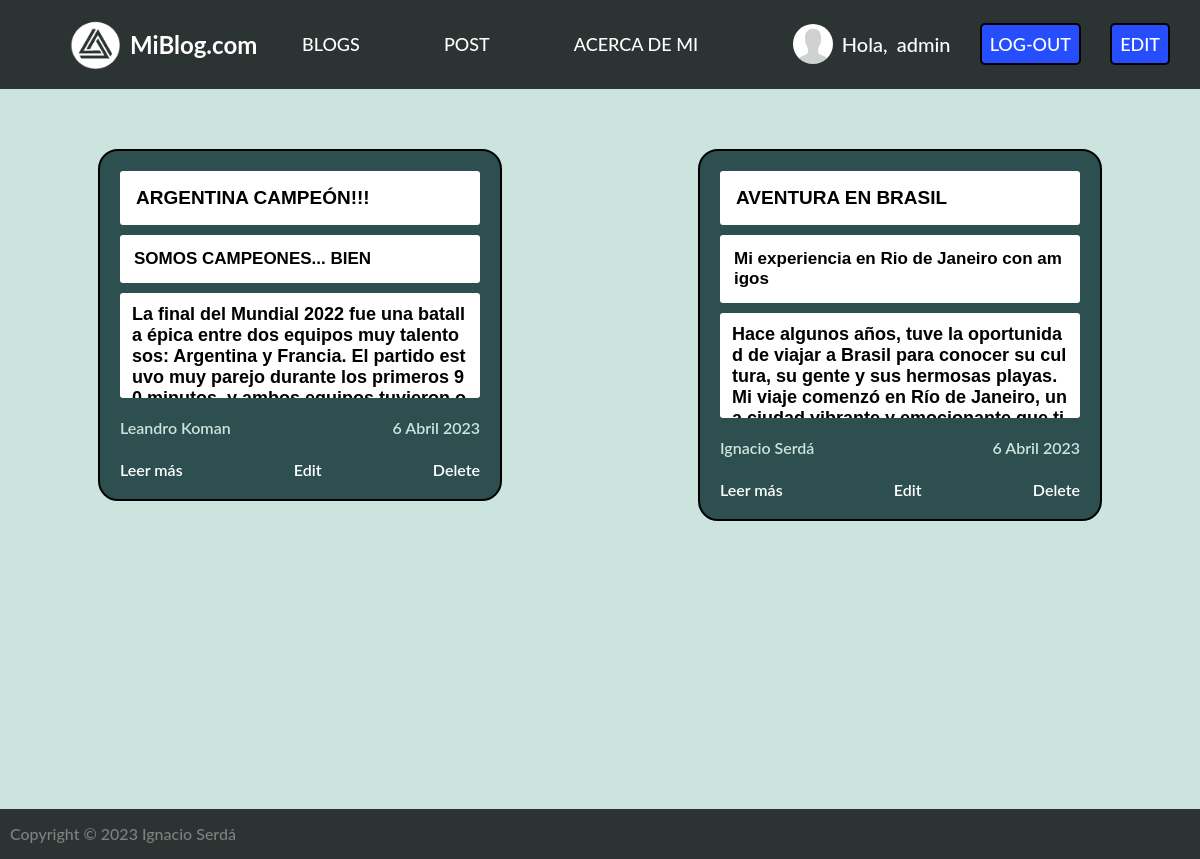
The app's page /pages/ (signed in) with its own data.
### app1/models.py (models this page shows, shortened)
class Blog(models.Model):
    titulo = models.CharField(max_length=100)
    subtitulo=models.CharField(max_length=300)
    cuerpo=models.TextField()
    autor=models.CharField(max_length=50)
    fecha=models.DateField(auto_now_add=True)
    imagen=models.ImageField(upload_to="blog_imgs", null=True, blank=True)

### app1/views.py (the view)
# urls.py: path('pages/', show_blogs, name="BLOGS"),
def show_blogs(request):
    info=Blog.objects.all()
    user = request.user
    nombre= user.first_name + " " + user.last_name
    contexto={
        "blogs": info,
        "nombre_completo": nombre,
    }
    return render(request, "app1/blogs.html", context=contexto)

### templates/app1/blogs.html
{% extends 'index.html' %}
{% block content %}
    {% if blogs %}
            <div class="contenedor">
                {%for blog in blogs%}
                    <div class="blog">
                        <div class="blog-title">
                            <p>{{blog.titulo}}</p>
                        </div>
                        <div class="blog-subtitle">
                            <p>{{blog.subtitulo}}</p>
                        </div>
                        <div class="blog-body">
                            <p>{{blog.cuerpo|linebreaks}}</p>
                        </div>
                        <div class="blog-description">
                            <p class="autor">{{blog.autor}}</p> <p class="fecha">{{blog.fecha}}</p>
                        </div>
                        <div class="extra-blog">
                            <a class="leer-mas" href="{% url 'LEER_MAS' blog.id %}">Leer más</a>
                            {% if nombre_completo == blog.autor or user.is_staff %}
                                <a class="leer-mas" href="{% url 'EDIT-BLOG' blog.id %}">Edit</a>
                                <a class="leer-mas" href="{% url 'DELETE' blog.id %}">Delete</a>
                            {% endif %}
                        </div>
                    </div>
                {%endfor%}
            </div>
    {% else %}
        <div class="no_blogs">
            <div class="no_blogs_inside">
                <p>No hay blogs subidos :/</p>
            </div>
        </div>
    {% endif %}
{% endblock %}

### templates/index.html (shortened to what this page needs)
<!DOCTYPE html>
<html lang="es">
<head>
    {% load static %}
    <link href="{% static 'main.css' %}" rel="stylesheet" type="text/css">
</head>
<body>
    <header>
        <a href="{% url 'HOME' %}" class="logo">
            <img src="{% static 'img/logo-posta.png' %}" alt="logo">
            <h2 class="nombre-pag"> MiBlog.com </h2>
        </a>
        <nav>
            {% if user.is_authenticated  %}
                <a href="{% url 'BLOGS' %}" class="nav-link">BLOGS</a>
                <a href="{% url 'CREATION_BLOG' %}" class="nav-link">POST</a>
                <a href="{% url 'ABOUT_ME' %}" class="nav-link">ACERCA DE MI</a>
            {% else %}
                <a href="{% url 'LOGIN' %}" class="nav-link"> LOGIN</a>
                <a href="{% url 'REGISTER' %}" class="nav-link"> REGISTER</a>
            {% endif %}
        </nav>
        {% if user.is_authenticated %}
            <div class="inblock">
                {% if user.avatar.imagen.url  %}
                    <img src="{{user.avatar.imagen.url }}" alt="user" style="height: 40px; width: 40px; border-radius: 80%;">
                {% else %}
                    <img src="{% static 'img/non_profile.jpg' %}" alt="user" style="height: 40px; width: 40px; border-radius: 80%;">
                {% endif %}
                <p>Hola, </p>
                <a href="{% url 'PROFILE' %}" class="user">{{user}}</a>
                <a href="{% url 'LOGOUT' %}" class="btn" style="font-size: 18px;"> LOG-OUT</a>
                {% if user.is_superuser  %}
                    <a href="{% url 'EDIT-PANEL' %}" class="btn" style="font-size: 18px;"> EDIT</a>
                {% endif %}
            </div>
        {% endif %}
    </header>
    {% block content %}{% endblock %}
    <footer>
        <a class="footer-texto">
            <p> Copyright © 2023 Ignacio Serdá </p>
        </a>
    </footer>
</body>
</html>

### app1/static/main.css (style rules this page uses)
body { font-family: "Lato", -apple-system, BlinkMacSystemFont, "Segoe UI", Roboto, "Helvetica Neue", Arial, sans-serif, "Apple Color Emoji", "Segoe UI Emoji", "Segoe UI Symbol", "Noto Color Emoji"; margin:0; background-color: #CBE4DE; }
a { text-decoration: none; color: white; }
header { display: flex; min-height: 55px; background-color: #2C3333; justify-content: space-between; align-items: center; padding: 10px; }
.nombre-pag { margin-right: 30px; }
.logo { display: flex; align-items: center; }
.logo img { height: 50px; margin-right: 10px; margin-left: 60px; }
nav a { font-weight: 500; padding-right: 80px; font-size: 18px; }
.inblock img, .inblock a, .inblock p { display: inline-block; vertical-align: middle; font-weight: 500; font-size: 18px; }
.inblock a { margin-right: 20px; font-size: 20px; margin-left: 5px; }
.inblock p { font-size: 20px; margin-left: 5px; color: white; }
.btn { font-weight: 600; background-color: rgb(38, 78, 255); padding: 8px; text-align: center; border-radius: 5px; font-size: 10px; border: 2px solid black; cursor: pointer; }
footer { display: flex; height: 30px; background-color: #2C3333; justify-content: space-between; align-items: center; padding: 10px; }
.footer-texto { display: flex; align-items: center; color: grey; font-weight: 500; }
.footer-texto p { margin:0; }
.contenedor { display: flex; flex-direction: row; justify-content: space-around; flex-flow: wrap; min-height: 720px; height: 100%; }
.blog { height: 53%; background: #2E4F4F; width: 30%; border-radius: 20px; margin: 60px; padding: 20px; border: 2px solid black; }
.blog-title { background-color: white; border-radius: 3px; word-break: break-all; padding: 10px; }
.blog-title p { font-family: 'Lucida Sans', 'Lucida Sans Regular', 'Lucida Grande', 'Lucida Sans Unicode', Geneva, Verdana, sans-serif; margin: 0; padding: 6px; font-weight: 800; font-size: 19px; text-transform: uppercase; }
.blog-subtitle { background-color: #ffffff; border-radius: 3px; margin-top: 10px; margin-bottom: 10px; padding: 10px; word-break: break-all; }
.blog-subtitle p { font-family: 'Lucida Sans', 'Lucida Sans Regular', 'Lucida Grande', 'Lucida Sans Unicode', Geneva, Verdana, sans-serif; margin: 0; padding: 4px; font-weight: 600; font-size: 17px; }
.blog-body { background-color: #ffffff; border-radius: 3px; padding-left: 10px; padding-top: 5px; padding-right: 10px; height: 100px; margin-bottom: 15px; word-break: break-all; overflow: hidden; }
.blog-body p { font-family: 'Lucida Sans', 'Lucida Sans Regular', 'Lucida Grande', 'Lucida Sans Unicode', Geneva, Verdana, sans-serif; margin: 0; padding: 2px; font-weight: 600; font-size: 18px; }
.blog-description { font-weight: 600; color: #CBE4DE; margin: 0px; display: flex; justify-content: space-between; align-items: center; }
.blog-description p { margin-top: 5px; margin-bottom: 23px; }
.leer-mas { font-weight: 600; margin-top: 0px; color: white; }
.extra-blog { font-weight: 800; color: white; margin: 0px; display: flex; justify-content: space-between; align-items: center; }

### records on screen
Blog: titulo "ARGENTINA CAMPEÓN!!!", subtitulo "SOMOS CAMPEONES... BIEN", cuerpo "La final del Mundial 2022 fue una batalla épica entre dos equipos muy talentosos: Argentina y Francia. El partido estuvo muy parejo durante los primeros…", autor "Leandro Koman", fecha "6 Abril 2023", shows "Edit"
Blog: titulo "AVENTURA EN BRASIL", subtitulo "Mi experiencia en Rio de Janeiro con amigos", cuerpo "Hace algunos años, tuve la oportunidad de viajar a Brasil para conocer su cultura, su gente y sus hermosas playas. Mi viaje comenzó en Río de Janeiro,…", autor "Ignacio Serdá", fecha "6 Abril 2023", shows "Edit"

### other values on screen
{{ user }} "admin"
